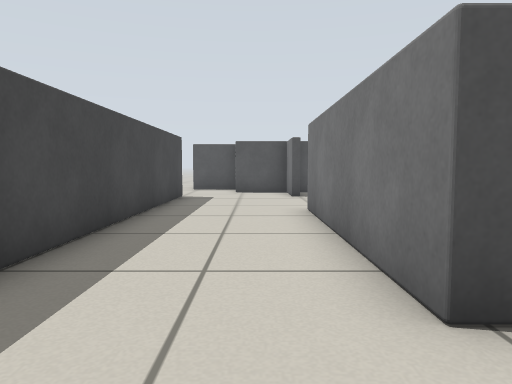
view 1 (above)

14 first-person views from a walk through a world built for the Gazebo simulator. The camera is 0.51 m above the floor, tilts 4° down and sees 70° across. The floor is counted in squares, 0.5 m on a side. Each view is taken from the middle of a square. On the plan, view 1 faces up. The plan holds only what a view shows up to about 13 squares ahead; the rest is blank.

view 2
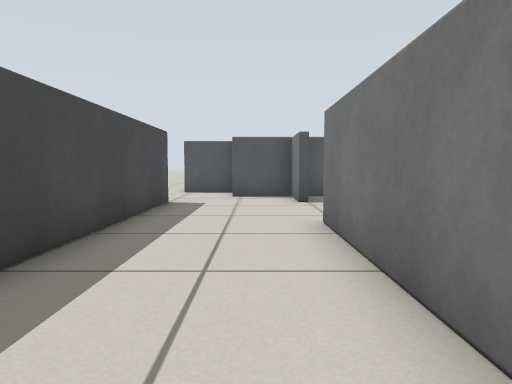

view 3
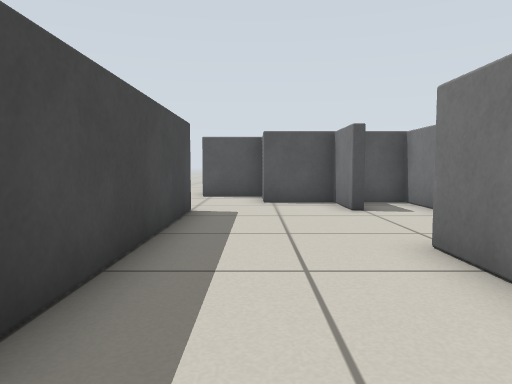

view 4
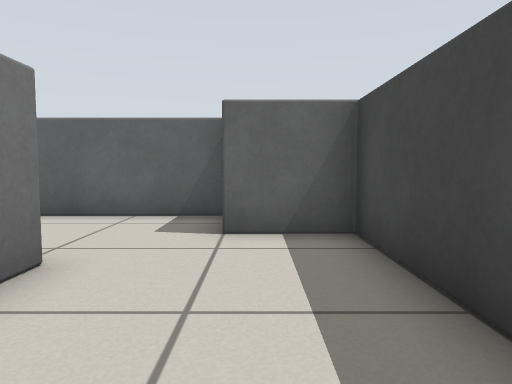

view 5
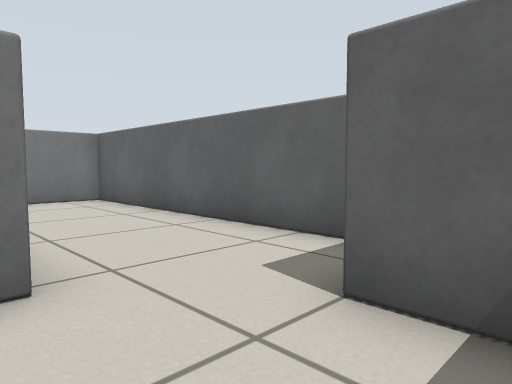

view 6
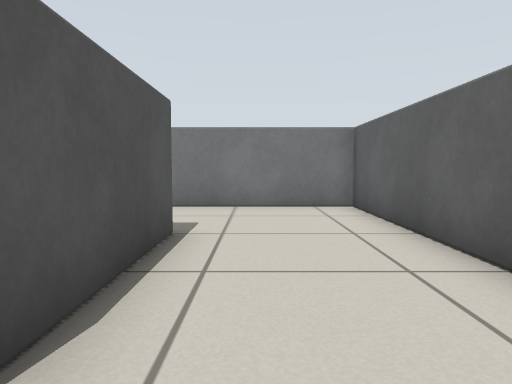

view 7
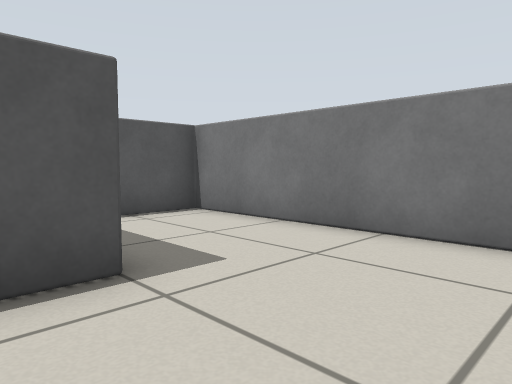

view 8
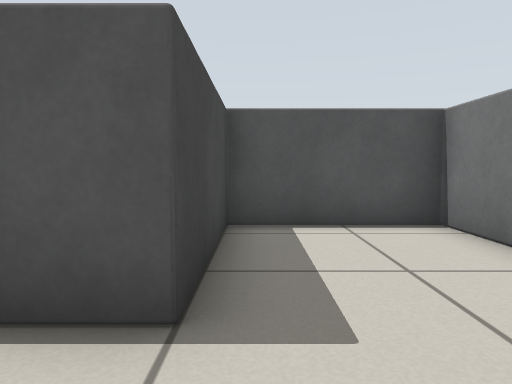

view 9
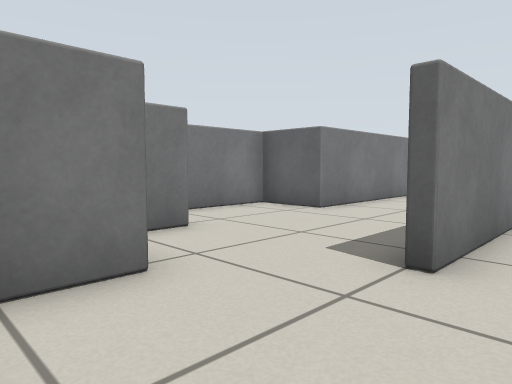

view 10
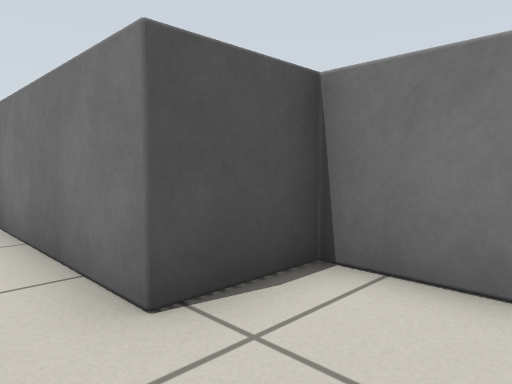

view 11
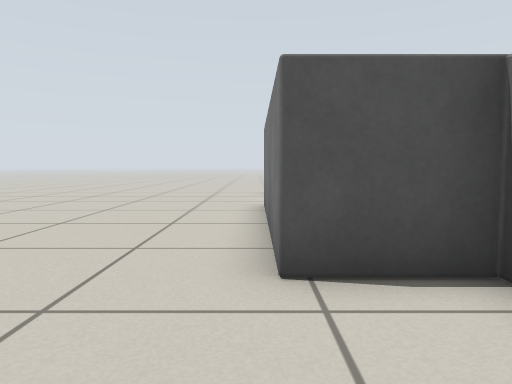

view 12
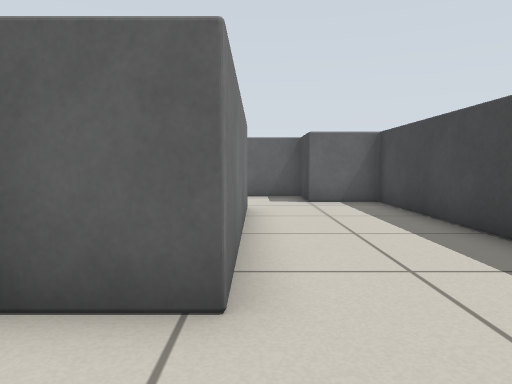

view 13
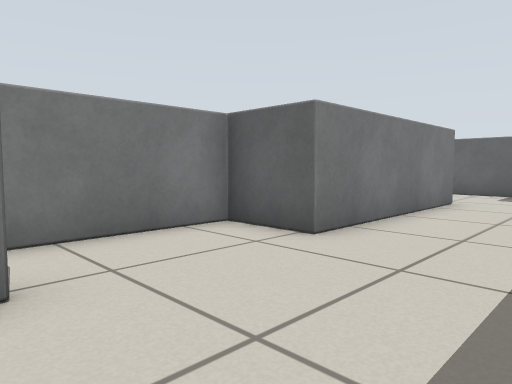

view 14
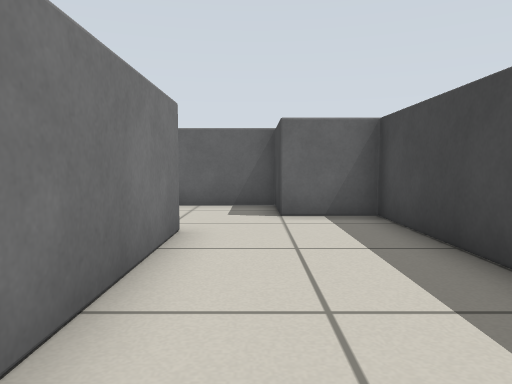

### Floor plan
Points are (right, up) in squares from view 1. A wall is a line through its corners. A room is listed if a view was taken in it or the views show most of it. See-through windows are left out.
Room 1 (views 1, 2, 6, 7, 8)
walls: (-0.5, 0.6) (-0.5, -1.4) (9.2, -1.4) (9.2, 6.3) (5.5, 6.3) (5.5, 2.3) (1.2, 2.3)
ways out: opening at (0, 1.5) to room 2
Room 2 (views 3, 4, 5, 9, 10, 11, 12, 13, 14)
walls: (-2.5, 12.4) (-2.5, 0.6) (-0.5, 0.6); (1.2, 12.4) (1.2, 14.3) (-0.8, 14.3) (-0.8, 16.3) (-2.8, 16.3) (-2.8, 22.2); (1.2, 2.3) (1.2, 8.6) (3.2, 8.6) (3.2, 14.3) (1.8, 14.3)
ways out: opening at (0, 1.5) to room 1; opening at (-4, 22)

Where each view was taken, in squares from view 1:
view 1: 0 up, 0 right, facing up
view 2: 2 up, 0 right, facing up
view 3: 4 up, 1 left, facing up
view 4: 6 up, 1 left, facing down
view 5: 3 up, 2 left, facing down-right
view 6: 1 up, 0 right, facing right
view 7: 1 down, 4 right, facing up-right
view 8: 0 up, 6 right, facing up
view 9: 16 up, 4 left, facing down-right
view 10: 14 up, 4 left, facing up-right
view 11: 13 up, 3 left, facing up
view 12: 11 up, 1 right, facing down
view 13: 13 up, 2 left, facing down-right
view 14: 8 up, 0 right, facing down
